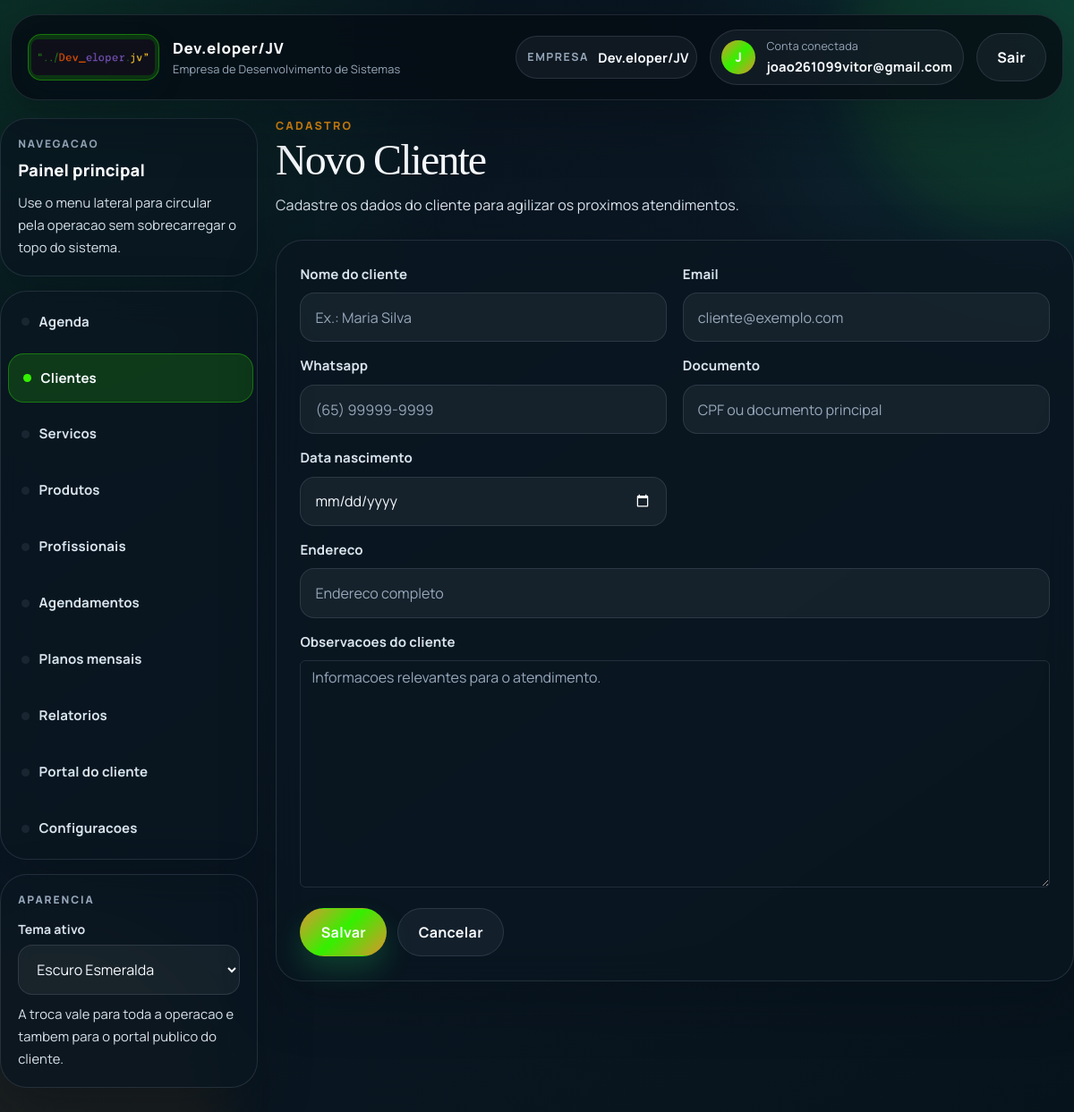
The page /pessoa/novo/ (signed in) on the database its author committed.
### empresas/models.py (models this page shows, shortened)
class Empresa(models.Model):
    PLANO_START = "start"
    PLANO_SOLO = "solo"
    PLANO_ADMIN_ONLY = "admin_only"
    PLANO_CHOICES = [
        (PLANO_SOLO, "Solo (1 funcionario com acesso)"),
        (PLANO_START, "Start (ate 5 funcionarios)"),
        (PLANO_ADMIN_ONLY, "Gestao interna (somente administrador)"),
    ]
    nome = models.CharField(max_length=100)
    tipo = models.CharField(max_length=50)
    cnpj = models.CharField(max_length=18, blank=True, null=True)
    whatsapp = models.CharField(max_length=20, blank=True, default="")
    logo = models.ImageField(upload_to="empresas/logos/", blank=True, null=True)
    logo_url = models.URLField(blank=True, default="")
    cor_primaria = models.CharField(max_length=7, blank=True, default="")
    cor_secundaria = models.CharField(max_length=7, blank=True, default="")
    texto_cabecalho = models.CharField(max_length=80, blank=True, default="")
    plano = models.CharField(max_length=20, choices=PLANO_CHOICES, default=PLANO_START)
    valor_mensal = models.DecimalField(max_digits=10, decimal_places=2, default=147)
    limite_profissionais = models.PositiveSmallIntegerField(
        default=5,
        validators=[MinValueValidator(1), MaxValueValidator(5)],
        help_text="Limite comercial de profissionais ativos para esta empresa.",
    )
    portal_token = models.UUIDField(default=uuid.uuid4, unique=True, editable=False, db_index=True)
    data_cadastro = models.DateTimeField(auto_now_add=True)
    usuario = models.OneToOneField('auth.User', on_delete=models.CASCADE, related_name='empresa')

### pessoa/views.py (the view)
# urls.py: path('novo/', views.pessoa_form, name='pessoa_form'),
@login_required
def pessoa_form(request, pk=None):
    if not user_can_access_module(request.user, PROFISSIONAL_ACCESS_CLIENTES):
        messages.warning(request, 'Seu perfil nao possui acesso ao modulo de clientes.')
        return redirect('dashboard_home')
    empresa = get_active_empresa(request)
    if not empresa:
        return redirect('cadastro_empresa')
    if pk:
        pessoa = get_object_or_404(Pessoa, pk=pk, empresa=empresa)
    else:
        pessoa = None
    profile = get_business_profile(empresa.tipo)
    termo_cliente = profile['client_term_singular']
    if request.method == 'POST':
        form = PessoaForm(request.POST, instance=pessoa, empresa=empresa)
        if form.is_valid():
            pessoa = form.save(commit=False)
            pessoa.empresa = empresa
            pessoa.save()
            return redirect('pessoa_list')
    else:
        form = PessoaForm(instance=pessoa, empresa=empresa)
    return render(request, 'pessoa/pessoa_form.html', {
        'form': form,
        'page_title': f"Editar {termo_cliente}" if pessoa else f"Novo {termo_cliente}",
        'page_subtitle': f"Cadastre os dados do {termo_cliente.lower()} para agilizar os proximos atendimentos.",
    })

### easyschedule/templates/pessoa/pessoa_form.html (shortened to what this page needs)
{% extends 'base.html' %}
{% load static %}
{% block content %}
<link rel="stylesheet" href="{% static 'css/pages.css' %}">
<div class="page-container">
    <header class="page-hero">
        <div class="page-copy">
            <p class="page-eyebrow">Cadastro</p>
            <h1 class="page-title">{{ page_title }}</h1>
            <p class="page-subtitle">{{ page_subtitle }}</p>
        </div>
    </header>
    <div class="form-card">
        <form method="post">
            <div class="form-grid">
                <div class="form-group">
                    <label>{{ form.nome.label }}</label>
                    {{ form.nome }}
                </div>
                <div class="form-group">
                    <label>{{ form.email.label }}</label>
                    {{ form.email }}
                </div>
                <div class="form-group">
                    <label>{{ form.telefone.label }}</label>
                    {{ form.telefone }}
                </div>
                <div class="form-group">
                    <label>{{ form.documento.label }}</label>
                    {{ form.documento }}
                </div>
                <div class="form-group">
                    <label>{{ form.data_nascimento.label }}</label>
                    {{ form.data_nascimento }}
                </div>
                <div class="form-group full">
                    <label>{{ form.endereco.label }}</label>
                    {{ form.endereco }}
                </div>
                <div class="form-group full">
                    <label>{{ form.observacoes.label }}</label>
                    {{ form.observacoes }}
                </div>
            </div>
            <div class="form-actions">
                <button type="submit" class="btn btn-success">Salvar</button>
                <a href="{% url 'pessoa_list' %}" class="btn btn-secondary">Cancelar</a>
            </div>
        </form>
    </div>
</div>
{% endblock %}

### easyschedule/templates/base.html (shortened to what this page needs)
{% load static %}
<!DOCTYPE html>
<html
    lang="pt-br"
    data-company-primary="{% if empresa_atual %}{{ empresa_atual.cor_primaria|default:'' }}{% endif %}"
    data-company-secondary="{% if empresa_atual %}{{ empresa_atual.cor_secundaria|default:'' }}{% endif %}"
>
<head>
    <link rel="stylesheet" href="https://cdn.jsdelivr.net/npm/bootstrap@5.3.2/dist/css/bootstrap.min.css">
    <link rel="stylesheet" href="{% static 'css/theme.css' %}">
</head>
<body class="{% if user.is_authenticated %}app-with-sidebar{% endif %}">
    <header class="app-header">
        <div class="container">
            <div class="app-navbar">
                <a class="app-brand" href="{% if user.is_authenticated %}{% url 'dashboard_home' %}{% else %}{% url 'cliente_home' %}{% endif %}">
                    {% if user.is_authenticated and empresa_atual and empresa_atual.logo %}
                    <span class="brand-mark brand-mark-company">
                        <img src="{{ empresa_atual.logo.url }}" alt="Logo {{ empresa_atual.nome }}" class="brand-logo brand-logo-company">
                    </span>
                    {% elif user.is_authenticated and empresa_atual and empresa_atual.logo_url %}
                    <span class="brand-mark brand-mark-company">
                        <img src="{{ empresa_atual.logo_url }}" alt="Logo {{ empresa_atual.nome }}" class="brand-logo brand-logo-company">
                    </span>
                    {% else %}
                    <span class="brand-mark">
                        <img src="{% static 'img/Logo.png' %}" alt="Logo EasySchedule" class="brand-logo">
                    </span>
                    {% endif %}
                    <span class="brand-copy">
                        <strong>{% if user.is_authenticated and empresa_atual %}{{ empresa_atual.nome }}{% else %}EasySchedule{% endif %}</strong>
                        <small>
                            {% if user.is_authenticated %}
                                {% if empresa_atual and empresa_atual.texto_cabecalho %}
                                    {{ empresa_atual.texto_cabecalho }}
                                {% else %}
                                    Sistema de agenda personalizado
                                {% endif %}
                            {% else %}
                                Reserva online com elegancia
                            {% endif %}
                        </small>
                    </span>
                </a>
                {% if user.is_authenticated %}
                <div class="app-toolbar app-toolbar-top">
                    {% if user.is_authenticated and usuario_tem_acesso_global_empresa and empresas_disponiveis %}
                    <form action="{% url 'selecionar_empresa' %}" method="post" class="toolbar-form">
                        {% csrf_token %}
                        <input type="hidden" name="next" value="{{ request.get_full_path }}">
                        <label for="empresa_id">Empresa</label>
                        <select id="empresa_id" name="empresa_id" class="form-select form-select-sm" onchange="this.form.submit()">
                            {% for empresa in empresas_disponiveis %}
                            <option value="{{ empresa.id }}" {% if empresa_atual and empresa.id == empresa_atual.id %}selected{% endif %}>
                                {{ empresa.nome }}
                            </option>
                            {% endfor %}
                        </select>
                    </form>
                    {% elif user.is_authenticated and empresa_atual %}
                    <div class="toolbar-field">
                        <span>Empresa</span>
                        <strong>{{ empresa_atual.nome }}</strong>
                    </div>
                    {% endif %}
                    <div class="app-user-chip">
                        <span class="app-user-avatar">{{ user.username|first|upper }}</span>
                        <span class="app-user-copy">
                            <small>Conta conectada</small>
                            <strong>{{ user.username }}</strong>
                        </span>
                    </div>
                    <form action="{% url 'logout' %}" method="post">
                        <button type="submit" class="btn btn-secondary">Sair</button>
                    </form>
                </div>
                {% endif %}
            </div>
        </div>
    </header>
    <div class="{% if user.is_authenticated %}container app-shell{% else %}app-public-shell{% endif %}">
        {% if user.is_authenticated %}
        <aside class="app-sidebar">
            <div class="app-sidebar-card">
                <span class="sidebar-kicker">Navegacao</span>
                <strong class="sidebar-title">Painel principal</strong>
                <p class="sidebar-text">Use o menu lateral para circular pela operacao sem sobrecarregar o topo do sistema.</p>
            </div>
            <nav class="app-sidebar-nav" aria-label="Navegacao lateral">
                {% if usuario_modulos.dashboard %}
                <a class="app-sidebar-link {% if '/dashboard/' in request.path %}is-active{% endif %}" href="{% url 'dashboard_home' %}">Agenda</a>
                {% endif %}
                {% if not usuario_e_profissional %}
                {% if usuario_modulos.clientes %}
                <a class="app-sidebar-link {% if '/pessoa/' in request.path %}is-active{% endif %}" href="{% url 'pessoa_list' %}">{{ business_profile.client_term_plural|default:"Clientes" }}</a>
                {% endif %}
                {% if usuario_modulos.servicos %}
                <a class="app-sidebar-link {% if '/servicos/' in request.path %}is-active{% endif %}" href="{% url 'servicos_list' %}">{{ business_profile.service_term_plural|default:"Servicos" }}</a>
                {% endif %}
                {% if usuario_modulos.produtos %}
                <a class="app-sidebar-link {% if '/produtos/' in request.path %}is-active{% endif %}" href="{% url 'produtos_list' %}">Produtos</a>
                {% endif %}
                <a class="app-sidebar-link {% if '/profissionais/' in request.path %}is-active{% endif %}" href="{% url 'profissionais_list' %}">{{ business_profile.professional_term_plural|default:"Profissionais" }}</a>
                {% if usuario_modulos.agendamentos %}
                <a class="app-sidebar-link " href="{% url 'agendamentos_list' %}">{{ business_profile.appointment_term_plural|default:"Agendamentos" }}</a>
                {% endif %}
                <a class="app-sidebar-link {% if '/agendamentos/planos/' in request.path %}is-active{% endif %}" href="{% url 'planos_list' %}">Planos mensais</a>
                {% if usuario_modulos.relatorios %}
                <a class="app-sidebar-link {% if '/relatorios/' in request.path %}is-active{% endif %}" href="{% url 'relatorio_page' %}">Relatorios</a>
                {% endif %}
                <a class="app-sidebar-link {% if '/cliente/' in request.path or request.path == '/' %}is-active{% endif %}" href="{% url 'cliente_home' %}">Portal do cliente</a>
                {% if usuario_pode_configurar_empresa %}
                <a class="app-sidebar-link {% if '/empresas/configuracoes/' in request.path %}is-active{% endif %}" href="{% url 'empresa_configuracoes' %}">Configuracoes</a>
                {% endif %}
                {% endif %}
            </nav>
            <div class="app-sidebar-card sidebar-theme-card">
                <span class="sidebar-kicker">Aparencia</span>
                <label for="themePickerSidebar" class="sidebar-theme-label">Tema ativo</label>
                <select id="themePickerSidebar" class="theme-picker" data-theme-picker aria-label="Selecionar tema do sistema">
                    <option value="dark">Escuro Esmeralda</option>
                </select>
                <p class="sidebar-text">A troca vale para toda a operacao e tambem para o portal publico do cliente.</p>
            </div>
        </aside>
        {% endif %}
        <main class="app-main {% if user.is_authenticated %}app-main-shell{% else %}app-main-public{% endif %}">
            {% block content %}{% endblock %}
        </main>
    </div>
</body>
</html>

### rows shown on the page
Empresa: logo (picture), nome "Dev.eloper/JV", texto_cabecalho "Empresa de Desenvolvimento de Sistemas"

### other values the page prints
{{ user.username|first|upper }} "J"
{{ user.username }} "joao261099vitor@gmail.com"
{{ business_profile.client_term_plural|default:"Clientes" }} "Clientes"
{{ business_profile.service_term_plural|default:"Servicos" }} "Servicos"
{{ business_profile.professional_term_plural|default:"Profissionais" }} "Profissionais"
{{ business_profile.appointment_term_plural|default:"Agendamentos" }} "Agendamentos"
{{ page_title }} "Novo Cliente"
{{ page_subtitle }} "Cadastre os dados do cliente para agilizar os proximos atendimentos."
